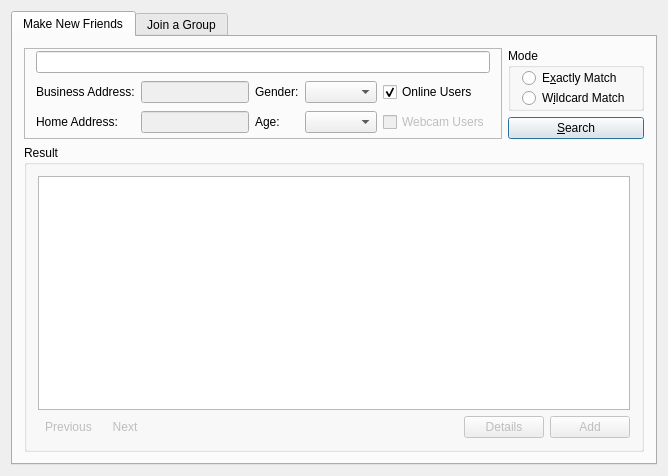
<?xml version="1.0" encoding="UTF-8"?>
<ui version="4.0">
 <class>SearchClass</class>
 <widget class="QDialog" name="SearchClass">
  <property name="geometry">
   <rect>
    <x>0</x>
    <y>0</y>
    <width>814</width>
    <height>546</height>
   </rect>
  </property>
  <property name="windowTitle">
   <string>Search for Contacts or Groups</string>
  </property>
  <layout class="QGridLayout" name="gridLayout">
   <property name="sizeConstraint">
    <enum>QLayout::SetFixedSize</enum>
   </property>
   <item row="0" column="0">
    <widget class="QTabWidget" name="tabWidget">
     <property name="currentIndex">
      <number>0</number>
     </property>
     <widget class="QWidget" name="tabUsers">
      <attribute name="icon">
       <iconset resource="../resources.qrc">
        <normaloff>:/resources/images/contact_male.png</normaloff>:/resources/images/contact_male.png</iconset>
      </attribute>
      <attribute name="title">
       <string>Make New Friends</string>
      </attribute>
      <layout class="QGridLayout" name="gridLayout_3">
       <item row="1" column="1">
        <widget class="QPushButton" name="pushButtonSearchContact">
         <property name="text">
          <string>&amp;Search</string>
         </property>
         <property name="default">
          <bool>true</bool>
         </property>
        </widget>
       </item>
       <item row="0" column="1">
        <widget class="QGroupBox" name="groupBox">
         <property name="sizePolicy">
          <sizepolicy hsizetype="Preferred" vsizetype="Expanding">
           <horstretch>0</horstretch>
           <verstretch>0</verstretch>
          </sizepolicy>
         </property>
         <property name="title">
          <string>Mode</string>
         </property>
         <layout class="QVBoxLayout" name="verticalLayout_5">
          <property name="spacing">
           <number>0</number>
          </property>
          <property name="topMargin">
           <number>0</number>
          </property>
          <property name="bottomMargin">
           <number>0</number>
          </property>
          <item>
           <widget class="QRadioButton" name="radioButtonUsersMatchExactly">
            <property name="text">
             <string>E&amp;xactly Match</string>
            </property>
           </widget>
          </item>
          <item>
           <widget class="QRadioButton" name="radioButtonUsersMatchWildcard">
            <property name="text">
             <string>W&amp;ildcard Match</string>
            </property>
           </widget>
          </item>
          <item>
           <spacer name="verticalSpacer">
            <property name="orientation">
             <enum>Qt::Vertical</enum>
            </property>
            <property name="sizeHint" stdset="0">
             <size>
              <width>20</width>
              <height>40</height>
             </size>
            </property>
           </spacer>
          </item>
         </layout>
        </widget>
       </item>
       <item row="2" column="0" colspan="2">
        <widget class="QGroupBox" name="groupBox_4">
         <property name="sizePolicy">
          <sizepolicy hsizetype="Expanding" vsizetype="Expanding">
           <horstretch>0</horstretch>
           <verstretch>10</verstretch>
          </sizepolicy>
         </property>
         <property name="title">
          <string>Result</string>
         </property>
         <layout class="QVBoxLayout" name="verticalLayout_3">
          <item>
           <widget class="QTableView" name="tableViewUsersResult">
            <property name="selectionMode">
             <enum>QAbstractItemView::SingleSelection</enum>
            </property>
            <property name="selectionBehavior">
             <enum>QAbstractItemView::SelectRows</enum>
            </property>
           </widget>
          </item>
          <item>
           <layout class="QHBoxLayout" name="horizontalLayout_4">
            <item>
             <widget class="QToolButton" name="toolButtonPreviousUsersResultPage">
              <property name="enabled">
               <bool>false</bool>
              </property>
              <property name="toolTip">
               <string>Previous Page</string>
              </property>
              <property name="text">
               <string>Previous</string>
              </property>
              <property name="icon">
               <iconset resource="../resources.qrc">
                <normaloff>:/resources/images/previous.png</normaloff>:/resources/images/previous.png</iconset>
              </property>
              <property name="autoRaise">
               <bool>true</bool>
              </property>
             </widget>
            </item>
            <item>
             <widget class="QToolButton" name="toolButtonNextUsersResultPage">
              <property name="enabled">
               <bool>false</bool>
              </property>
              <property name="toolTip">
               <string>Next Page</string>
              </property>
              <property name="text">
               <string>Next</string>
              </property>
              <property name="icon">
               <iconset resource="../resources.qrc">
                <normaloff>:/resources/images/next.png</normaloff>:/resources/images/next.png</iconset>
              </property>
              <property name="autoRaise">
               <bool>true</bool>
              </property>
             </widget>
            </item>
            <item>
             <spacer name="horizontalSpacer_5">
              <property name="orientation">
               <enum>Qt::Horizontal</enum>
              </property>
              <property name="sizeHint" stdset="0">
               <size>
                <width>40</width>
                <height>20</height>
               </size>
              </property>
             </spacer>
            </item>
            <item>
             <widget class="QPushButton" name="pushButtonUserDetails">
              <property name="enabled">
               <bool>false</bool>
              </property>
              <property name="text">
               <string>Details</string>
              </property>
             </widget>
            </item>
            <item>
             <widget class="QPushButton" name="pushButtonAddAsContact">
              <property name="enabled">
               <bool>false</bool>
              </property>
              <property name="toolTip">
               <string>Add as a contact</string>
              </property>
              <property name="text">
               <string>Add</string>
              </property>
             </widget>
            </item>
           </layout>
          </item>
         </layout>
        </widget>
       </item>
       <item row="0" column="0" rowspan="2">
        <widget class="QStackedWidget" name="stackedWidgetUsersSearchCondition">
         <property name="sizePolicy">
          <sizepolicy hsizetype="Preferred" vsizetype="Preferred">
           <horstretch>0</horstretch>
           <verstretch>1</verstretch>
          </sizepolicy>
         </property>
         <property name="frameShape">
          <enum>QFrame::StyledPanel</enum>
         </property>
         <property name="currentIndex">
          <number>0</number>
         </property>
         <widget class="QWidget" name="pageUsersSearchMatchExactly">
          <layout class="QGridLayout" name="gridLayout_5">
           <property name="topMargin">
            <number>0</number>
           </property>
           <property name="bottomMargin">
            <number>0</number>
           </property>
           <item row="1" column="2">
            <widget class="QLabel" name="labelGender">
             <property name="text">
              <string>Gender:</string>
             </property>
            </widget>
           </item>
           <item row="2" column="0">
            <widget class="QLabel" name="label">
             <property name="text">
              <string>Home Address:</string>
             </property>
            </widget>
           </item>
           <item row="2" column="1">
            <widget class="QLineEdit" name="lineEditHomeAddress">
             <property name="enabled">
              <bool>false</bool>
             </property>
            </widget>
           </item>
           <item row="1" column="1">
            <widget class="QLineEdit" name="lineEditBusinessAddress">
             <property name="enabled">
              <bool>false</bool>
             </property>
            </widget>
           </item>
           <item row="2" column="4">
            <widget class="QCheckBox" name="checkBoxUserSearchWebcamUsers">
             <property name="enabled">
              <bool>false</bool>
             </property>
             <property name="layoutDirection">
              <enum>Qt::LeftToRight</enum>
             </property>
             <property name="text">
              <string>Webcam Users</string>
             </property>
            </widget>
           </item>
           <item row="1" column="4">
            <widget class="QCheckBox" name="checkBoxUserSearchOnlineUsers">
             <property name="layoutDirection">
              <enum>Qt::LeftToRight</enum>
             </property>
             <property name="text">
              <string>Online Users</string>
             </property>
             <property name="checked">
              <bool>true</bool>
             </property>
            </widget>
           </item>
           <item row="2" column="2">
            <widget class="QLabel" name="label_3">
             <property name="sizePolicy">
              <sizepolicy hsizetype="Preferred" vsizetype="Preferred">
               <horstretch>0</horstretch>
               <verstretch>0</verstretch>
              </sizepolicy>
             </property>
             <property name="text">
              <string>Age:</string>
             </property>
            </widget>
           </item>
           <item row="1" column="0">
            <widget class="QLabel" name="label_2">
             <property name="text">
              <string>Business Address:</string>
             </property>
            </widget>
           </item>
           <item row="2" column="3">
            <widget class="QComboBox" name="comboBoxAge">
             <property name="sizePolicy">
              <sizepolicy hsizetype="Expanding" vsizetype="Fixed">
               <horstretch>0</horstretch>
               <verstretch>0</verstretch>
              </sizepolicy>
             </property>
            </widget>
           </item>
           <item row="1" column="3">
            <widget class="QComboBox" name="comboBoxGender">
             <property name="sizePolicy">
              <sizepolicy hsizetype="Expanding" vsizetype="Fixed">
               <horstretch>0</horstretch>
               <verstretch>0</verstretch>
              </sizepolicy>
             </property>
            </widget>
           </item>
           <item row="0" column="0" colspan="5">
            <widget class="QLineEdit" name="lineEditKeyword"/>
           </item>
          </layout>
         </widget>
        </widget>
       </item>
      </layout>
     </widget>
     <widget class="QWidget" name="tabGroups">
      <attribute name="icon">
       <iconset resource="../resources.qrc">
        <normaloff>:/resources/images/group.png</normaloff>:/resources/images/group.png</iconset>
      </attribute>
      <attribute name="title">
       <string>Join a Group</string>
      </attribute>
      <layout class="QVBoxLayout" name="verticalLayout_2">
       <item>
        <widget class="QGroupBox" name="groupBox_2">
         <property name="title">
          <string/>
         </property>
         <layout class="QHBoxLayout" name="horizontalLayout_3">
          <item>
           <widget class="QLabel" name="labelGroupKeyword">
            <property name="text">
             <string>&amp;Keyword:</string>
            </property>
            <property name="buddy">
             <cstring>lineEditGroupKeyword</cstring>
            </property>
           </widget>
          </item>
          <item>
           <widget class="QLineEdit" name="lineEditGroupKeyword"/>
          </item>
          <item>
           <widget class="QPushButton" name="pushButtonSearchGroup">
            <property name="text">
             <string>&amp;Search</string>
            </property>
            <property name="default">
             <bool>true</bool>
            </property>
           </widget>
          </item>
         </layout>
        </widget>
       </item>
       <item>
        <widget class="QGroupBox" name="groupBox_3">
         <property name="title">
          <string>Result</string>
         </property>
         <layout class="QVBoxLayout" name="verticalLayout">
          <item>
           <widget class="QTableView" name="tableViewGroupsResult">
            <property name="selectionMode">
             <enum>QAbstractItemView::SingleSelection</enum>
            </property>
            <property name="selectionBehavior">
             <enum>QAbstractItemView::SelectRows</enum>
            </property>
           </widget>
          </item>
          <item>
           <layout class="QHBoxLayout" name="horizontalLayout_7">
            <item>
             <widget class="QToolButton" name="toolButtonPreviousGroupsResultPage">
              <property name="enabled">
               <bool>false</bool>
              </property>
              <property name="toolTip">
               <string>Previous Page</string>
              </property>
              <property name="text">
               <string>Previous</string>
              </property>
              <property name="icon">
               <iconset resource="../resources.qrc">
                <normaloff>:/resources/images/previous.png</normaloff>:/resources/images/previous.png</iconset>
              </property>
              <property name="autoRaise">
               <bool>true</bool>
              </property>
             </widget>
            </item>
            <item>
             <widget class="QToolButton" name="toolButtonNextGroupsResultPage">
              <property name="enabled">
               <bool>false</bool>
              </property>
              <property name="toolTip">
               <string>Next Page</string>
              </property>
              <property name="text">
               <string>Next</string>
              </property>
              <property name="icon">
               <iconset resource="../resources.qrc">
                <normaloff>:/resources/images/next.png</normaloff>:/resources/images/next.png</iconset>
              </property>
              <property name="autoRaise">
               <bool>true</bool>
              </property>
             </widget>
            </item>
            <item>
             <spacer name="horizontalSpacer_6">
              <property name="orientation">
               <enum>Qt::Horizontal</enum>
              </property>
              <property name="sizeHint" stdset="0">
               <size>
                <width>40</width>
                <height>20</height>
               </size>
              </property>
             </spacer>
            </item>
            <item>
             <widget class="QPushButton" name="pushButtonGroupDetails">
              <property name="enabled">
               <bool>false</bool>
              </property>
              <property name="text">
               <string>Details</string>
              </property>
             </widget>
            </item>
            <item>
             <widget class="QPushButton" name="pushButtonJoinGroup">
              <property name="enabled">
               <bool>false</bool>
              </property>
              <property name="toolTip">
               <string>Add as a contact</string>
              </property>
              <property name="text">
               <string>Join</string>
              </property>
             </widget>
            </item>
           </layout>
          </item>
         </layout>
        </widget>
       </item>
      </layout>
     </widget>
    </widget>
   </item>
  </layout>
 </widget>
 <layoutdefault spacing="6" margin="11"/>
 <resources>
  <include location="../resources.qrc"/>
 </resources>
 <connections/>
</ui>
